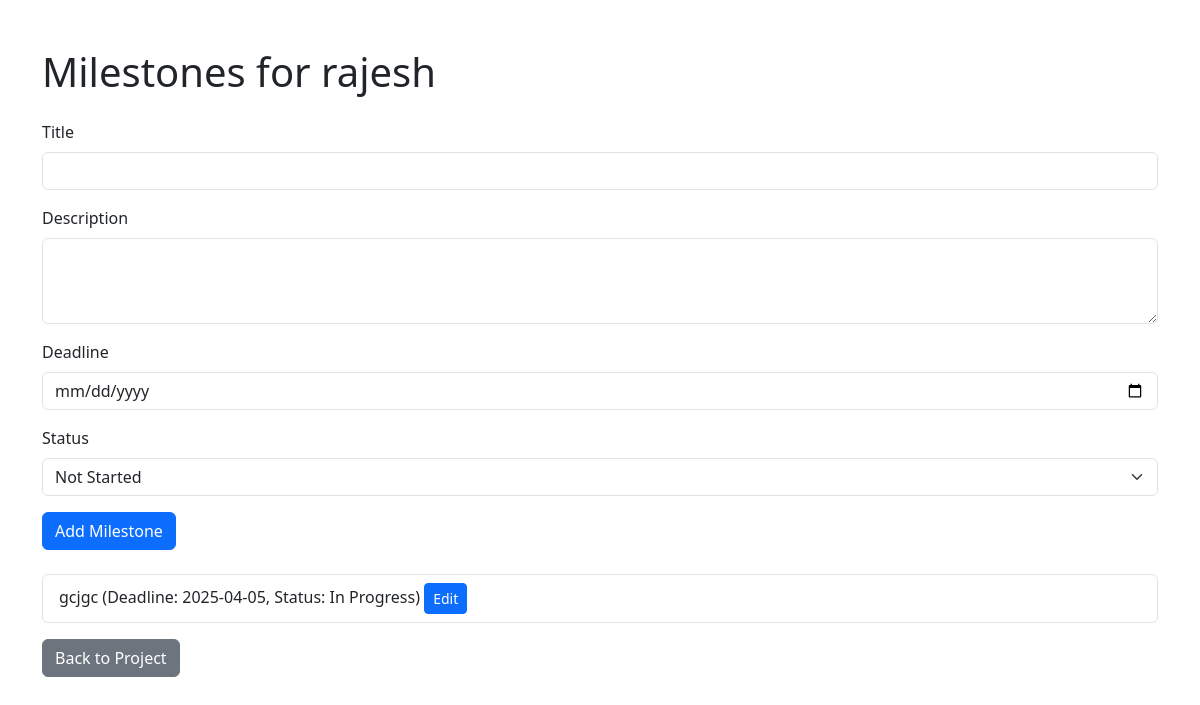
The app's page /projects/1/milestones (signed in) with its own data.
### app.py (models this page shows, shortened)
class Project(db.Model):
    id = db.Column(db.Integer, primary_key=True)
    name = db.Column(db.String(100), nullable=False)
    description = db.Column(db.Text, nullable=True)
    start_date = db.Column(db.DateTime, nullable=False)
    end_date = db.Column(db.DateTime, nullable=False)
    status = db.Column(db.String(20), nullable=False, default='Initiated')  # Initiated, In Progress, On Hold, Execution Completed
    client_id = db.Column(db.Integer, db.ForeignKey('client.id'), nullable=False)
    tasks = db.relationship('Task', backref='project', lazy=True)
    assignments = db.relationship('Assignment', backref='project', lazy=True)
    timelogs = db.relationship('Timelog', backref='project', lazy=True)
    feedback = db.relationship('Feedback', backref='project', lazy=True)
    budgets = db.relationship('Budget', backref='project', lazy=True)
    schedules = db.relationship('Schedule', backref='project', lazy=True)
    meetings = db.relationship('Meeting', backref='project', lazy=True)
    milestones = db.relationship('Milestone', backref='project', lazy=True)
    risk_assessments = db.relationship('RiskAssessment', backref='project', lazy=True)
    status_updates = db.relationship('ProjectStatus', backref='project', lazy=True)
    resources = db.relationship('Resource', backref='project', lazy=True)
    progress_reports = db.relationship('ProgressReport', backref='project', lazy=True)
    files = db.relationship('File', backref='project', lazy=True)

class Milestone(db.Model):
    id = db.Column(db.Integer, primary_key=True)
    project_id = db.Column(db.Integer, db.ForeignKey('project.id'), nullable=False)
    title = db.Column(db.String(100), nullable=False)
    description = db.Column(db.Text, nullable=True)
    deadline = db.Column(db.DateTime, nullable=False)
    status = db.Column(db.String(20), default='Not Started')  # Not Started, In Progress, Completed

### app.py (the view, shortened to what this page needs)
@app.route('/projects/<int:project_id>/milestones', methods=['GET', 'POST'])
def project_milestones(project_id):
    if 'user_id' not in session:
        flash('Please log in first', 'warning')
        return redirect(url_for('login'))
    project = Project.query.get_or_404(project_id)
    if not session.get('is_admin'):
        assignments = Assignment.query.filter_by(user_id=session['user_id'], project_id=project_id).first()
        if not assignments:
            flash('You do not have access to this project', 'danger')
            return redirect(url_for('projects'))
    milestones = Milestone.query.filter_by(project_id=project_id).order_by(Milestone.deadline).all()
    return render_template('projects/milestones.html', project=project, milestones=milestones)

### templates/projects/milestones.html (shortened to what this page needs)
<!DOCTYPE html>
<html lang="en">
<head>
    <link href="https://cdn.jsdelivr.net/npm/bootstrap@5.3.0/dist/css/bootstrap.min.css" rel="stylesheet">
</head>
<body>
    <div class="container mt-5">
        <h1 class="mb-4">Milestones for {{ project.name }}</h1>
        <form method="POST" action="{{ url_for('project_milestones', project_id=project.id) }}">
            <div class="mb-3">
                <label for="title" class="form-label">Title</label>
                <input type="text" class="form-control" id="title" name="title" required>
            </div>
            <div class="mb-3">
                <label for="description" class="form-label">Description</label>
                <textarea class="form-control" id="description" name="description" rows="3"></textarea>
            </div>
            <div class="mb-3">
                <label for="deadline" class="form-label">Deadline</label>
                <input type="date" class="form-control" id="deadline" name="deadline" required>
            </div>
            <div class="mb-3">
                <label for="status" class="form-label">Status</label>
                <select class="form-select" id="status" name="status" required>
                    <option value="Not Started">Not Started</option>
                </select>
            </div>
            <button type="submit" class="btn btn-primary">Add Milestone</button>
        </form>
        {% if milestones %}
            <ul class="list-group mt-4">
                {% for milestone in milestones %}
                    <li class="list-group-item">
                        {{ milestone.title }} (Deadline: {{ milestone.deadline.strftime('%Y-%m-%d') }}, Status: {{ milestone.status }})
                        <a href="{{ url_for('edit_milestone', project_id=project.id, milestone_id=milestone.id) }}" class="btn btn-sm btn-primary">Edit</a>
                    </li>
                {% endfor %}
            </ul>
        {% else %}
            <p class="text-muted mt-4">No milestones defined.</p>
        {% endif %}
        <a href="{{ url_for('project_details', project_id=project.id) }}" class="btn btn-secondary mt-3">Back to Project</a>
    </div>
</body>
</html>

### records on screen
Project: name "rajesh"
Milestone: title "gcjgc", deadline "2025-04-05", status "In Progress"
